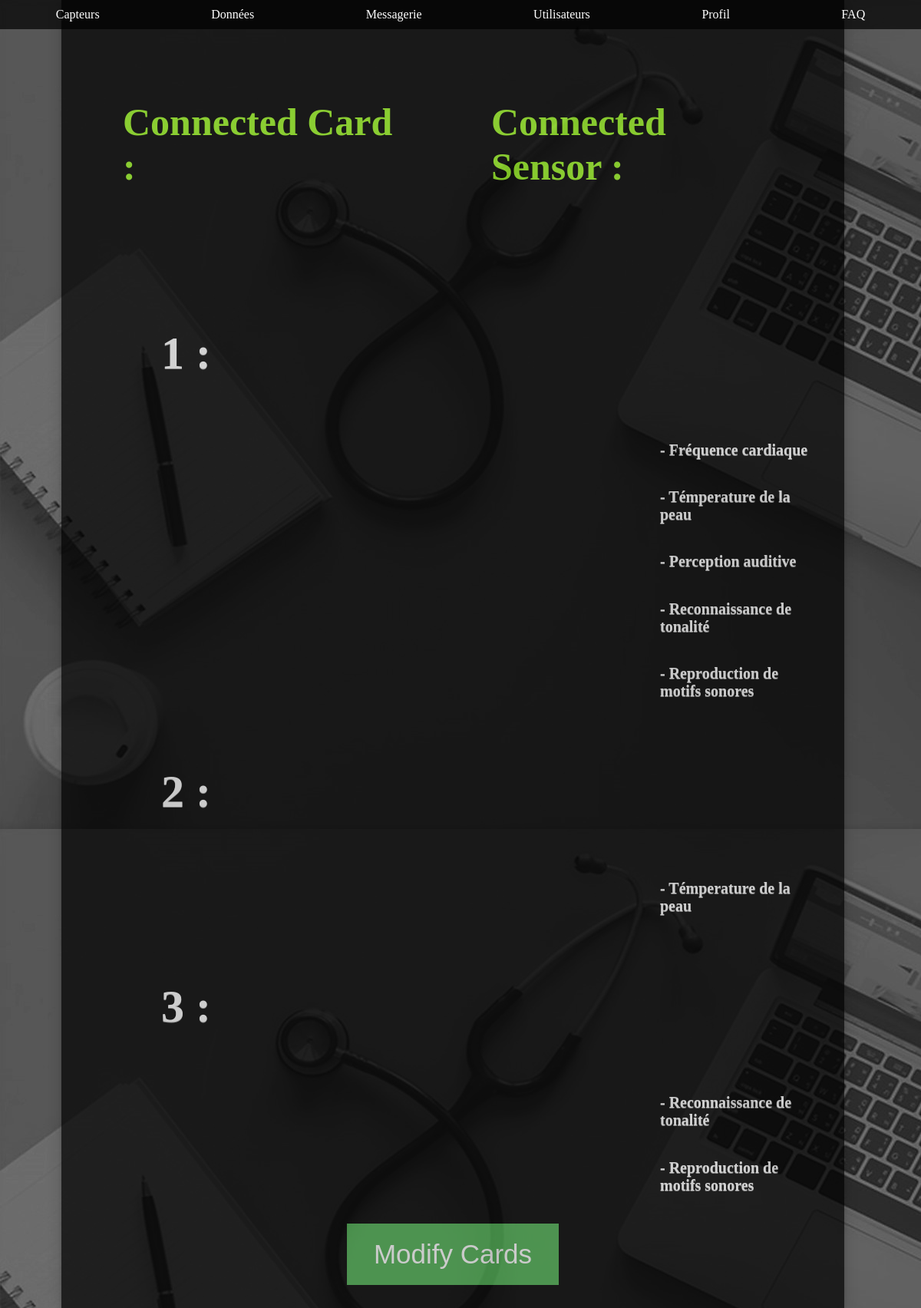
Screenshot of /controleurs/capteursAngl.php with the database file from the repository.
### tables this page shows
CREATE TABLE `carte` (
  `ID_carte` int(11) NOT NULL
);

CREATE TABLE `capteurs` (
  `id` int(11) NOT NULL,
  `id_carte` int(11) NOT NULL,
  `type` text NOT NULL,
  `unité de mesure` text NOT NULL
);

### controleurs/capteursAngl.php (called while the page is built, shortened)
<?php
	include('./modele/requetes.utilisateurs.php');
	if (!isset($_GET['fonction']) || empty($_GET['fonction'])) {
		$function = "capteursAngl";
	} else {
		$function = $_GET['fonction'];
	}
	switch ($function) {
		case 'capteursAngl':
			$vue="capteursAngl";
			$ListCarte = $bdd->query('SELECT ID_carte FROM carte');
			break;
	}
	include('vues/' . $vue . '.php');

### modele/requetes.utilisateurs.php (called while the page is built, shortened)
<?php
	function recupererCapteurs(PDO $bdd, int $ID): array
	{
		$query = 'SELECT * FROM capteurs WHERE id_carte = ' . $ID;
		return $bdd->query($query)->fetchAll();
	}

### vues/capteursAngl.php (the view, shortened to what this page needs)
<!DOCTYPE html>
<html>
<head>
	<link rel="stylesheet" href="style/capteursCSS.css">
</head>
<body>
<?php include("headerAdmin.php");
?>
<div class="bg">
	<form action="" method="POST">
		<div class="clearfix">
			<div class="box">
				<h3>Connected Card :</h3>
			</div>
			<div class="box">
				<h3>Connected Sensor :</h3>
			</div>
		</div>
		<?php foreach ($ListCarte as $element) { ?>
				<h4><?php
					echo  $element['ID_carte'] . ' : '; ?>
			</h4>
				<?php
				$liste=recupererCapteurs($bdd,$element['ID_carte']);
			 foreach ($liste as $elmt) { ?>
				 <h5>
						<?php
							echo  ' - ' . $elmt['type'] . '<br/>'; ?>
					</h5>
					<?php
				}
			}
		?>
		<button class="button"><a style="color:white; text-decoration:none" href="FAQ.html">Modify Cards</a></button>
	</form>
</div>
</body>
</html>

### style/capteursCSS.css (style rules this page uses)
body, html { height: 100%; margin: 0; }
h3 { font-family: 'circular'; }
.bg { background-image: url("Background.jpg"); min-height: 100%; min-width: 1024px; width: 100%; height: auto; }
form { width:85%; padding: 30px; background: #000000; box-shadow: 0 0 20px 0 rgba(0, 0, 0, 0.2), 0 5px 5px 0 rgba(0, 0, 0, 0.24); opacity: 0.7; margin-right: 150px; margin-left: 80px; margin-top: 0px; }
html { background: rgba(173, 173, 173, .1); font: 100% sans-serif; font-family: 'Quicksand'; }
h3 { font-family: 'aileron_thin_italic'; color: #a0ff23; font-size: 50px; }
* { box-sizing: border-box; }
h4 { color: white; font-size: 60px; text-shadow: 0 1px 0 rgba(255, 255, 255, 0.6); padding-left: 100px; }
h5 { padding-left: 750px; color: white; font-size: 20px; text-shadow: 0 1px 0 rgba(255, 255, 255, 0.6); padding-bottom: 5px; }
.button { background-color: #4CAF50; border: none; color: white; padding: 20px 35px; text-align: center; font-size: 35px; cursor: pointer; display: block; margin : auto; }
.box { float: left; width: 50%; padding: 50px; }
.clearfix::after { content: ""; clear: both; display: table; }

### style/headerCSS.css (style rules this page uses)
html,body { font: 100% sans-serif; font-family: 'circular'; padding: 0; }
form { margin-top: 0; }

### rows the page displays
carte: ID_carte "1"
capteurs: type "Fréquence cardiaque"
capteurs: type "Témperature de la peau"
capteurs: type "Perception auditive"
capteurs: type "Reconnaissance de tonalité"
capteurs: type "Reproduction de motifs sonores"
carte: ID_carte "2"
capteurs: type "Témperature de la peau"
carte: ID_carte "3"
capteurs: type "Reconnaissance de tonalité"
capteurs: type "Reproduction de motifs sonores"
